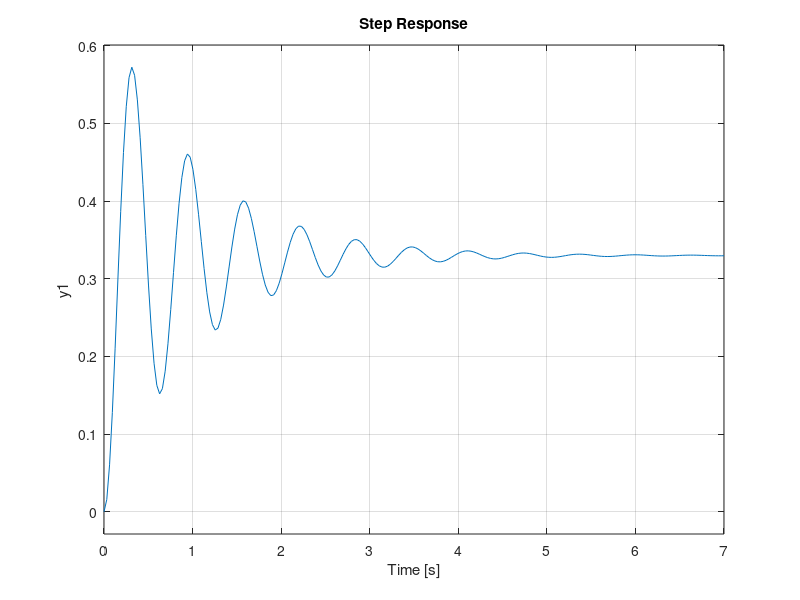

The MATLAB script that drew this image:
%Classical Control Systems Homework 3
%Brandon Lim
clear, clc, close all

%% Problem 1, Part e and d
    %Creating Transfer Function
        num = 4;
        den = [1,102];
        G = tf(num,den);
    %Step response of the transfer function
        step(G)
%% Problem 2, Part f and 
    %Creating Transfer Function
        num = 2;
        den = [1, 1, 2];
        G = tf(num,den);
    %Step Response of transfer function
        step(G)
%% Problem 3 verification
G = tf(0.33*10^2, [1, 2*0.0976*10 10^2])
step(G)
